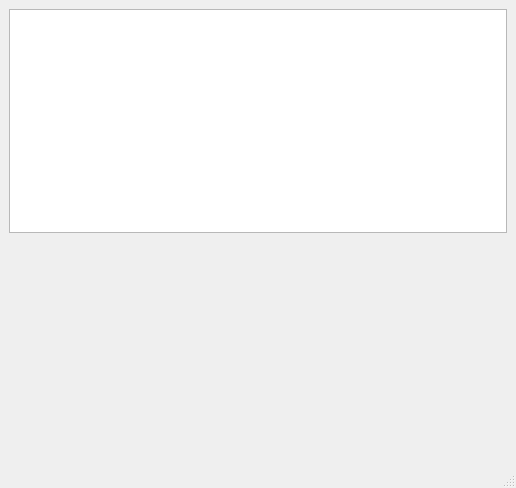
<?xml version="1.0" encoding="UTF-8"?>
<ui version="4.0">
 <class>ToolWindow</class>
 <widget class="QMainWindow" name="ToolWindow">
  <property name="geometry">
   <rect>
    <x>0</x>
    <y>0</y>
    <width>516</width>
    <height>488</height>
   </rect>
  </property>
  <property name="windowTitle">
   <string>MainWindow</string>
  </property>
  <widget class="QWidget" name="centralwidget">
   <layout class="QGridLayout" name="gridLayout">
    <item row="0" column="0">
     <layout class="QVBoxLayout" name="verticalLayout">
      <item>
       <widget class="QListWidget" name="listItems"/>
      </item>
     </layout>
    </item>
    <item row="2" column="0">
     <spacer name="verticalSpacer">
      <property name="orientation">
       <enum>Qt::Vertical</enum>
      </property>
      <property name="sizeHint" stdset="0">
       <size>
        <width>20</width>
        <height>40</height>
       </size>
      </property>
     </spacer>
    </item>
   </layout>
  </widget>
  <widget class="QMenuBar" name="menubar">
   <property name="geometry">
    <rect>
     <x>0</x>
     <y>0</y>
     <width>516</width>
     <height>21</height>
    </rect>
   </property>
  </widget>
  <widget class="QStatusBar" name="statusbar"/>
 </widget>
 <resources/>
 <connections/>
</ui>
